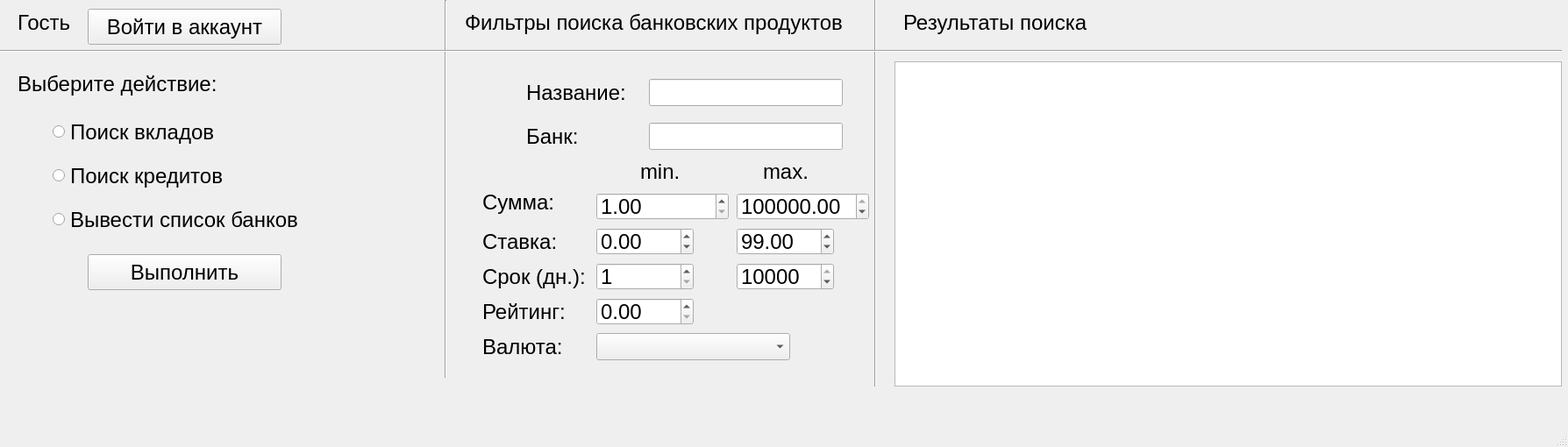
<?xml version="1.0" encoding="UTF-8"?>
<ui version="4.0">
 <class>UserWindow</class>
 <widget class="QMainWindow" name="UserWindow">
  <property name="geometry">
   <rect>
    <x>0</x>
    <y>0</y>
    <width>1788</width>
    <height>510</height>
   </rect>
  </property>
  <property name="font">
   <font>
    <pointsize>18</pointsize>
   </font>
  </property>
  <property name="windowTitle">
   <string>BankProducts Application</string>
  </property>
  <widget class="QWidget" name="centralwidget">
   <widget class="QRadioButton" name="r1">
    <property name="geometry">
     <rect>
      <x>60</x>
      <y>130</y>
      <width>281</width>
      <height>41</height>
     </rect>
    </property>
    <property name="font">
     <font>
      <pointsize>18</pointsize>
     </font>
    </property>
    <property name="text">
     <string>Поиск вкладов</string>
    </property>
   </widget>
   <widget class="QRadioButton" name="r3">
    <property name="geometry">
     <rect>
      <x>60</x>
      <y>230</y>
      <width>431</width>
      <height>41</height>
     </rect>
    </property>
    <property name="font">
     <font>
      <pointsize>18</pointsize>
     </font>
    </property>
    <property name="text">
     <string>Вывести список банков</string>
    </property>
   </widget>
   <widget class="QLabel" name="label_2">
    <property name="geometry">
     <rect>
      <x>20</x>
      <y>80</y>
      <width>251</width>
      <height>31</height>
     </rect>
    </property>
    <property name="font">
     <font>
      <pointsize>18</pointsize>
     </font>
    </property>
    <property name="text">
     <string>Выберите действие:</string>
    </property>
   </widget>
   <widget class="QPushButton" name="search">
    <property name="geometry">
     <rect>
      <x>100</x>
      <y>290</y>
      <width>221</width>
      <height>41</height>
     </rect>
    </property>
    <property name="font">
     <font>
      <pointsize>18</pointsize>
     </font>
    </property>
    <property name="text">
     <string>Выполнить</string>
    </property>
   </widget>
   <widget class="QLabel" name="label">
    <property name="geometry">
     <rect>
      <x>20</x>
      <y>0</y>
      <width>61</width>
      <height>51</height>
     </rect>
    </property>
    <property name="font">
     <font>
      <pointsize>18</pointsize>
     </font>
    </property>
    <property name="text">
     <string>Гость</string>
    </property>
   </widget>
   <widget class="QRadioButton" name="r2">
    <property name="geometry">
     <rect>
      <x>60</x>
      <y>180</y>
      <width>351</width>
      <height>41</height>
     </rect>
    </property>
    <property name="font">
     <font>
      <pointsize>18</pointsize>
     </font>
    </property>
    <property name="text">
     <string>Поиск кредитов</string>
    </property>
   </widget>
   <widget class="Line" name="line">
    <property name="geometry">
     <rect>
      <x>500</x>
      <y>0</y>
      <width>16</width>
      <height>431</height>
     </rect>
    </property>
    <property name="font">
     <font>
      <pointsize>18</pointsize>
     </font>
    </property>
    <property name="orientation">
     <enum>Qt::Vertical</enum>
    </property>
   </widget>
   <widget class="QTableWidget" name="tableWidget">
    <property name="geometry">
     <rect>
      <x>1020</x>
      <y>70</y>
      <width>761</width>
      <height>371</height>
     </rect>
    </property>
    <property name="font">
     <font>
      <pointsize>18</pointsize>
     </font>
    </property>
   </widget>
   <widget class="QLabel" name="label_10">
    <property name="geometry">
     <rect>
      <x>1030</x>
      <y>10</y>
      <width>221</width>
      <height>31</height>
     </rect>
    </property>
    <property name="font">
     <font>
      <pointsize>18</pointsize>
     </font>
    </property>
    <property name="text">
     <string>Результаты поиска</string>
    </property>
   </widget>
   <widget class="QLabel" name="label_3">
    <property name="geometry">
     <rect>
      <x>530</x>
      <y>-10</y>
      <width>451</width>
      <height>71</height>
     </rect>
    </property>
    <property name="font">
     <font>
      <pointsize>18</pointsize>
     </font>
    </property>
    <property name="text">
     <string>Фильтры поиска банковских продуктов</string>
    </property>
   </widget>
   <widget class="Line" name="line_3">
    <property name="geometry">
     <rect>
      <x>990</x>
      <y>-10</y>
      <width>16</width>
      <height>451</height>
     </rect>
    </property>
    <property name="font">
     <font>
      <pointsize>18</pointsize>
     </font>
    </property>
    <property name="orientation">
     <enum>Qt::Vertical</enum>
    </property>
   </widget>
   <widget class="Line" name="line_2">
    <property name="geometry">
     <rect>
      <x>0</x>
      <y>50</y>
      <width>1781</width>
      <height>16</height>
     </rect>
    </property>
    <property name="font">
     <font>
      <pointsize>18</pointsize>
     </font>
    </property>
    <property name="orientation">
     <enum>Qt::Horizontal</enum>
    </property>
   </widget>
   <widget class="QPushButton" name="auth">
    <property name="geometry">
     <rect>
      <x>100</x>
      <y>10</y>
      <width>221</width>
      <height>41</height>
     </rect>
    </property>
    <property name="font">
     <font>
      <pointsize>18</pointsize>
     </font>
    </property>
    <property name="text">
     <string>Войти в аккаунт</string>
    </property>
   </widget>
   <widget class="QLineEdit" name="nameEdit">
    <property name="geometry">
     <rect>
      <x>740</x>
      <y>90</y>
      <width>221</width>
      <height>31</height>
     </rect>
    </property>
   </widget>
   <widget class="QLineEdit" name="bankEdit">
    <property name="geometry">
     <rect>
      <x>740</x>
      <y>140</y>
      <width>221</width>
      <height>31</height>
     </rect>
    </property>
   </widget>
   <widget class="QLabel" name="label_4">
    <property name="geometry">
     <rect>
      <x>730</x>
      <y>170</y>
      <width>61</width>
      <height>51</height>
     </rect>
    </property>
    <property name="font">
     <font>
      <pointsize>18</pointsize>
     </font>
    </property>
    <property name="text">
     <string>min.</string>
    </property>
   </widget>
   <widget class="QLabel" name="label_5">
    <property name="geometry">
     <rect>
      <x>870</x>
      <y>170</y>
      <width>61</width>
      <height>51</height>
     </rect>
    </property>
    <property name="font">
     <font>
      <pointsize>18</pointsize>
     </font>
    </property>
    <property name="text">
     <string>max.</string>
    </property>
   </widget>
   <widget class="QLabel" name="label_6">
    <property name="geometry">
     <rect>
      <x>550</x>
      <y>210</y>
      <width>101</width>
      <height>41</height>
     </rect>
    </property>
    <property name="font">
     <font>
      <pointsize>18</pointsize>
     </font>
    </property>
    <property name="text">
     <string>Сумма:</string>
    </property>
   </widget>
   <widget class="QLabel" name="label_7">
    <property name="geometry">
     <rect>
      <x>550</x>
      <y>260</y>
      <width>101</width>
      <height>31</height>
     </rect>
    </property>
    <property name="font">
     <font>
      <pointsize>18</pointsize>
     </font>
    </property>
    <property name="text">
     <string>Ставка:</string>
    </property>
   </widget>
   <widget class="QLabel" name="label_8">
    <property name="geometry">
     <rect>
      <x>550</x>
      <y>300</y>
      <width>121</width>
      <height>31</height>
     </rect>
    </property>
    <property name="font">
     <font>
      <pointsize>18</pointsize>
     </font>
    </property>
    <property name="text">
     <string>Срок (дн.):</string>
    </property>
   </widget>
   <widget class="QLabel" name="label_9">
    <property name="geometry">
     <rect>
      <x>550</x>
      <y>340</y>
      <width>101</width>
      <height>31</height>
     </rect>
    </property>
    <property name="font">
     <font>
      <pointsize>18</pointsize>
     </font>
    </property>
    <property name="text">
     <string>Рейтинг:</string>
    </property>
   </widget>
   <widget class="QLabel" name="label_11">
    <property name="geometry">
     <rect>
      <x>600</x>
      <y>90</y>
      <width>131</width>
      <height>31</height>
     </rect>
    </property>
    <property name="font">
     <font>
      <pointsize>18</pointsize>
     </font>
    </property>
    <property name="text">
     <string>Название:</string>
    </property>
   </widget>
   <widget class="QLabel" name="label_12">
    <property name="geometry">
     <rect>
      <x>600</x>
      <y>140</y>
      <width>101</width>
      <height>31</height>
     </rect>
    </property>
    <property name="font">
     <font>
      <pointsize>18</pointsize>
     </font>
    </property>
    <property name="text">
     <string>Банк:</string>
    </property>
   </widget>
   <widget class="QDoubleSpinBox" name="min_sum">
    <property name="geometry">
     <rect>
      <x>680</x>
      <y>220</y>
      <width>151</width>
      <height>31</height>
     </rect>
    </property>
    <property name="minimum">
     <double>1.000000000000000</double>
    </property>
    <property name="maximum">
     <double>100000000.000000000000000</double>
    </property>
    <property name="singleStep">
     <double>10000.000000000000000</double>
    </property>
    <property name="value">
     <double>1.000000000000000</double>
    </property>
   </widget>
   <widget class="QDoubleSpinBox" name="max_sum">
    <property name="geometry">
     <rect>
      <x>840</x>
      <y>220</y>
      <width>151</width>
      <height>31</height>
     </rect>
    </property>
    <property name="minimum">
     <double>1.000000000000000</double>
    </property>
    <property name="maximum">
     <double>100000000.000000000000000</double>
    </property>
    <property name="singleStep">
     <double>10000.000000000000000</double>
    </property>
    <property name="value">
     <double>100000000.000000000000000</double>
    </property>
   </widget>
   <widget class="QDoubleSpinBox" name="min_rate">
    <property name="geometry">
     <rect>
      <x>680</x>
      <y>260</y>
      <width>111</width>
      <height>31</height>
     </rect>
    </property>
    <property name="minimum">
     <double>-99.989999999999995</double>
    </property>
   </widget>
   <widget class="QDoubleSpinBox" name="max_rate">
    <property name="geometry">
     <rect>
      <x>840</x>
      <y>260</y>
      <width>111</width>
      <height>31</height>
     </rect>
    </property>
    <property name="minimum">
     <double>-99.989999999999995</double>
    </property>
    <property name="value">
     <double>99.000000000000000</double>
    </property>
   </widget>
   <widget class="QSpinBox" name="min_time">
    <property name="geometry">
     <rect>
      <x>680</x>
      <y>300</y>
      <width>111</width>
      <height>31</height>
     </rect>
    </property>
    <property name="minimum">
     <number>1</number>
    </property>
    <property name="maximum">
     <number>10000</number>
    </property>
    <property name="singleStep">
     <number>10</number>
    </property>
   </widget>
   <widget class="QSpinBox" name="max_time">
    <property name="geometry">
     <rect>
      <x>840</x>
      <y>300</y>
      <width>111</width>
      <height>31</height>
     </rect>
    </property>
    <property name="minimum">
     <number>1</number>
    </property>
    <property name="maximum">
     <number>10000</number>
    </property>
    <property name="singleStep">
     <number>10</number>
    </property>
    <property name="value">
     <number>10000</number>
    </property>
   </widget>
   <widget class="QDoubleSpinBox" name="min_rating">
    <property name="geometry">
     <rect>
      <x>680</x>
      <y>340</y>
      <width>111</width>
      <height>31</height>
     </rect>
    </property>
    <property name="maximum">
     <double>5.000000000000000</double>
    </property>
    <property name="singleStep">
     <double>1.000000000000000</double>
    </property>
   </widget>
   <widget class="QLabel" name="label_19">
    <property name="geometry">
     <rect>
      <x>550</x>
      <y>380</y>
      <width>101</width>
      <height>31</height>
     </rect>
    </property>
    <property name="font">
     <font>
      <pointsize>18</pointsize>
     </font>
    </property>
    <property name="text">
     <string>Валюта:</string>
    </property>
   </widget>
   <widget class="QComboBox" name="cur_type">
    <property name="geometry">
     <rect>
      <x>680</x>
      <y>380</y>
      <width>221</width>
      <height>31</height>
     </rect>
    </property>
   </widget>
  </widget>
  <widget class="QMenuBar" name="menubar">
   <property name="geometry">
    <rect>
     <x>0</x>
     <y>0</y>
     <width>1788</width>
     <height>33</height>
    </rect>
   </property>
  </widget>
  <widget class="QStatusBar" name="statusbar"/>
 </widget>
 <resources/>
 <connections/>
</ui>
